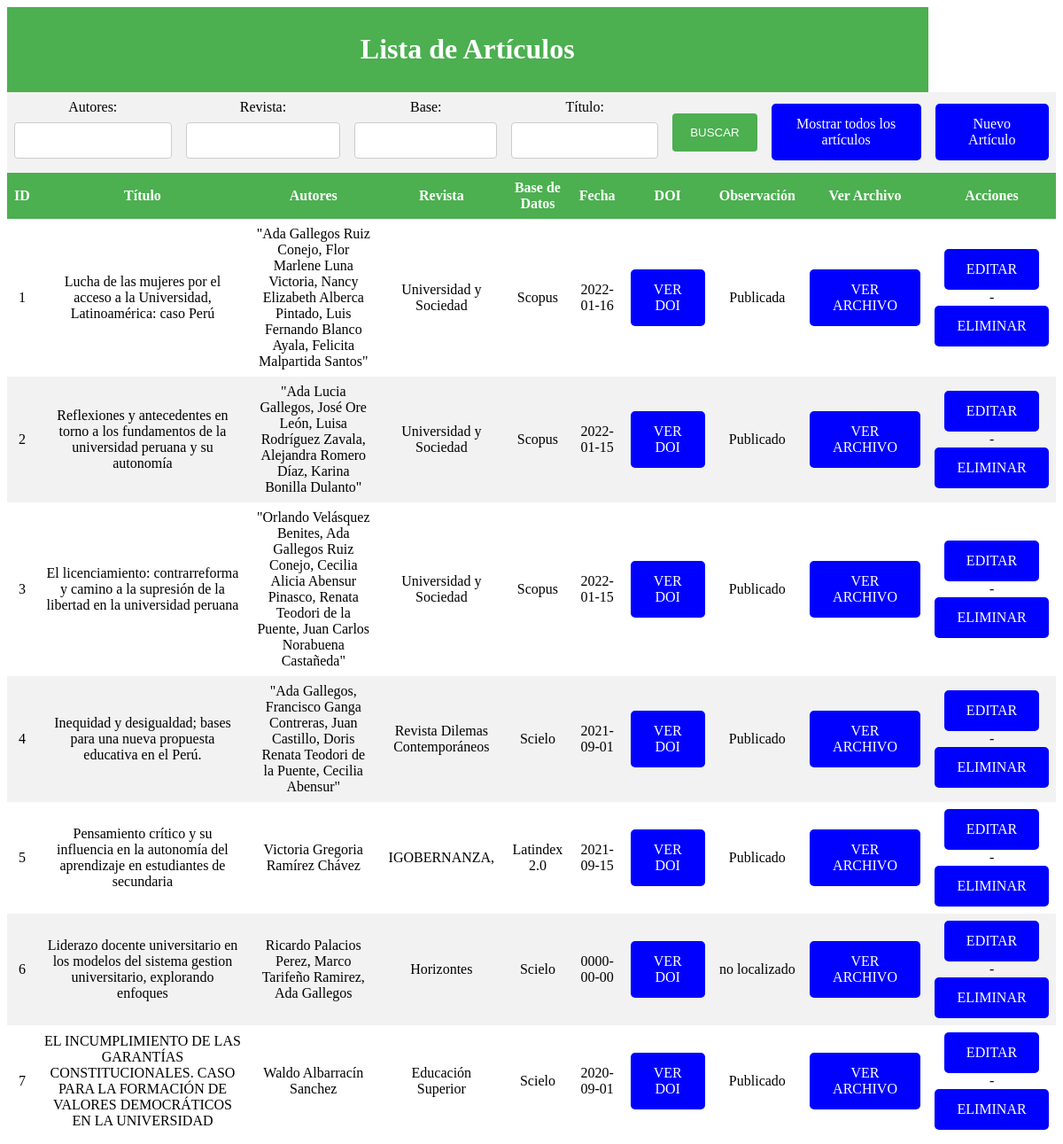
The page / on the database its author committed.
### tables this page shows
CREATE TABLE `articulos` (
  `id` int(250) NOT NULL,
  `titulo` varchar(250) NOT NULL,
  `autores` varchar(250) NOT NULL,
  `revista` varchar(250) NOT NULL,
  `base` varchar(250) NOT NULL,
  `fecha` date NOT NULL,
  `doi` varchar(250) NOT NULL,
  `observa` varchar(250) NOT NULL,
  `archivo` varchar(500) NOT NULL
);

### index.php (the view, shortened to what this page needs)
<?php
    include("conexion.php");
?>
<!DOCTYPE html>
<html>
<head>
    <link rel="stylesheet" type="text/css" href="estilos.css">
</head>
<body>
    <form action="<?=$_SERVER['PHP_SELF']?>" method="post">
        <table>
            <tr>
                <th colspan="6"><h1>Lista de Artículos</h1></th>
            <tr>
            <td>
            <label>Autores:</label>
            <input type="text" name="autores"><br>
            </td>
            <td>
            <label>Revista:</label>
            <input type="text" name="revista"><br>
            </td>
            <td>
            <label>Base:</label>
            <input type="text" name="base"><br>
            </td>
            <td>
            <label>Título:</label>
            <input type="text" name="titulo"><br>
            </td>
            <td>
            <input type="submit" name="buscar" value="BUSCAR">
            </td>
            <td>
            <a href="index.php">Mostrar todos los artículos</a>
            </td>
            <td>
            <a href="agregar.php">Nuevo Artículo</a>
            </td>
            </tr>
        </table>
    </form>
    <table>
        <thead>
            <tr>
                <th>ID</th>
                <th>Título</th>
                <th>Autores</th>
                <th>Revista</th>
                <th>Base de Datos</th>
                <th>Fecha</th>
                <th>DOI </th>
                <th>Observación</th>
                <th>Ver Archivo</th>
                <th>Acciones</th>
            </tr>
        </thead>
        <tbody>
            <?php
                if(isset($_POST['buscar'])){
                    $titulo = $_POST['titulo'];
                    $autores = $_POST['autores'];
                    $revista = $_POST['revista'];
                    $base = $_POST['base'];
                    if(empty($_POST['autores']) && empty($_POST['revista']) && empty($_POST['base']) && empty($_POST['titulo'])){
                        echo "<script language='JavaScript'> alert('No se ingresaron datos');
                        location.assign('index.php');
                        </script>";
                    }else{
                        if(empty($_POST['autores'])){
                            $sql= "select * from articulos where revista like '%".$revista."%' and base like '%".$base."%' and titulo like '%".$titulo."%'" ;
                        }
                        if(empty($_POST['revista'])){
                            $sql= "select * from articulos where autores like '%".$autores."%' and base like '%".$base."%'and titulo like '%".$titulo."%'";
                        }
                        if(empty($_POST['base'])){
                            $sql= "select * from articulos where autores like '%".$autores."%' and revista like '%".$revista."%'and titulo like '%".$titulo."%'";
                        }
                        if(empty($_POST['titulo'])){
                            $sql= "select * from articulos where autores like '%".$autores."%' and revista like '%".$revista."%'and base like '%".$base."%'";
                        }
                        if(!empty($_POST['autores']) && !empty($_POST['revista'])  && !empty($_POST['base']) && !empty($_POST['titulo'])){
                           $sql = "select * from articulos where autores like '%".$autores."%' and revista like '%".$revista."%' and base like '%".$base."%'and titulo like '%".$titulo."%'";
                        }
                    }
                    $resultado = mysqli_query($conexion, $sql);
                    while ($filas=mysqli_fetch_assoc($resultado)){
                        ?>
                        <td><?php echo $filas['id'] ?> </td>
                            <td><?php echo $filas['titulo'] ?></td>
                            <td><?php echo $filas['autores'] ?></td>
                            <td><?php echo $filas['revista'] ?></td>
                            <td><?php echo $filas['base'] ?></td>
                            <td><?php echo $filas['fecha'] ?></td>
                            <td><?php echo $filas['doi'] ?></td>
                            <td><?php echo $filas['observa'] ?></td>
                            <td>
                                <?php echo"<a href='".$filas['archivo']."'>VER ARCHIVO</a>"; ?>
                            </td>
                            <td>
                            <?php echo"<a href='editar.php?id=".$filas['id']."'>EDITAR</a>"; ?>
                             -
                            <?php echo"<a href='eliminar.php?id=".$filas['id']."' onclick='return confirmar()'>ELIMINAR</a>"; ?>
                            </td>
                        </tr>
            <?php
                    }
                }else{
                    $sql="select * from articulos";
                    $resultado=mysqli_query($conexion, $sql);
                    while($filas=mysqli_fetch_assoc($resultado)){
            ?>
                        <tr>
                            <td><?php echo $filas['id'] ?> </td>
                            <td><?php echo $filas['titulo'] ?></td>
                            <td><?php echo $filas['autores'] ?></td>
                            <td><?php echo $filas['revista'] ?></td>
                            <td><?php echo $filas['base'] ?></td>
                            <td><?php echo $filas['fecha'] ?></td>
                            <td>
                                <?php echo"<a href='".$filas['doi']."'>VER DOI</a>"; ?>
                            </td>
                            <td><?php echo $filas['observa'] ?></td>
                            <td>
                                <?php echo"<a href='".$filas['archivo']."'>VER ARCHIVO</a>"; ?>
                            </td>
                            <td>
                            <?php echo"<a href='editar.php?id=".$filas['id']."'>EDITAR</a>"; ?><br>
                             -
                            <?php echo"<a href='eliminar.php?id=".$filas['id']."' onclick='return confirmar()'>ELIMINAR</a>"; ?>
                            </td>
                        </tr>
                    <?php
                        }
                    }
                    ?>
        </tbody>
    </table>
</body>
</html>

### estilos.css (style rules this page uses)
table { border-collapse: collapse; width:100%; }
th, td { text-align:center; padding: 8px; }
tr:nth-child(even) { background-color:#f2f2f2 }
th { background-color: #4CAF50; color: white; }
a:link, a:visited { background-color: blue; color: white; padding: 14px 25px; text-align: center; text-decoration: none; display: inline-block; border-radius: 5px; }
h1, h2, h3, h4 { text-align: center; }
input[type=text], select { width: 100%; padding: 12px 20px; margin: 8px 0; display: inline-block; border: 1px solid #ccc; border-radius: 4px; box-sizing: border-box; }
input[type=submit] { width: 100%; background-color: #4CAF50; color: white; padding: 14px 20px; margin: 8px 0; border: none; border-radius: 4px; cursor: pointer; }

### rows shown on the page
articulos: id "1", titulo "Lucha de las mujeres por el acceso a la Universidad, Latinoamérica: caso Perú", autores "\"Ada Gallegos Ruiz Conejo, Flor Marlene Luna Victoria, Nancy Elizabeth Alberca Pintado, Luis Fernando Blanco Ayala, Felicita Malpartida Santos\"", revista "Universidad y Sociedad", base "Scopus", fecha "2022-01-16", observa "Publicada"
articulos: id "2", titulo "Reflexiones y antecedentes en torno a los fundamentos de la universidad peruana y su autonomía", autores "\"Ada Lucia Gallegos, José Ore León, Luisa Rodríguez Zavala, Alejandra Romero Díaz, Karina Bonilla Dulanto\"", revista "Universidad y Sociedad", base "Scopus", fecha "2022-01-15", observa "Publicado"
articulos: id "3", titulo "El licenciamiento: contrarreforma y camino a la supresión de la libertad en la universidad peruana", autores "\"Orlando Velásquez Benites, Ada Gallegos Ruiz Conejo, Cecilia Alicia Abensur Pinasco, Renata Teodori de la Puente, Juan Carlos Norabuena Castañeda\"", revista "Universidad y Sociedad", base "Scopus", fecha "2022-01-15", observa "Publicado"
articulos: id "4", titulo "Inequidad y desigualdad; bases para una nueva propuesta educativa en el Perú.", autores "\"Ada Gallegos, Francisco Ganga Contreras, Juan Castillo, Doris Renata Teodori de la Puente, Cecilia Abensur\"", revista "Revista Dilemas Contemporáneos", base "Scielo", fecha "2021-09-01", observa "Publicado"
articulos: id "5", titulo "Pensamiento crítico y su influencia en la autonomía del aprendizaje en estudiantes de secundaria", autores "Victoria Gregoria Ramírez Chávez", revista "IGOBERNANZA,", base "Latindex 2.0", fecha "2021-09-15", observa "Publicado"
articulos: id "6", titulo "Liderazo docente universitario en los modelos del sistema gestion universitario, explorando enfoques", autores "Ricardo Palacios Perez, Marco Tarifeño Ramirez, Ada Gallegos", revista "Horizontes", base "Scielo", fecha "0000-00-00", observa "no localizado"
articulos: id "7", titulo "EL INCUMPLIMIENTO DE LAS GARANTÍAS CONSTITUCIONALES. CASO PARA LA FORMACIÓN DE VALORES DEMOCRÁTICOS EN LA UNIVERSIDAD", autores "Waldo Albarracín Sanchez", revista "Educación Superior", base "Scielo", fecha "2020-09-01", observa "Publicado"
